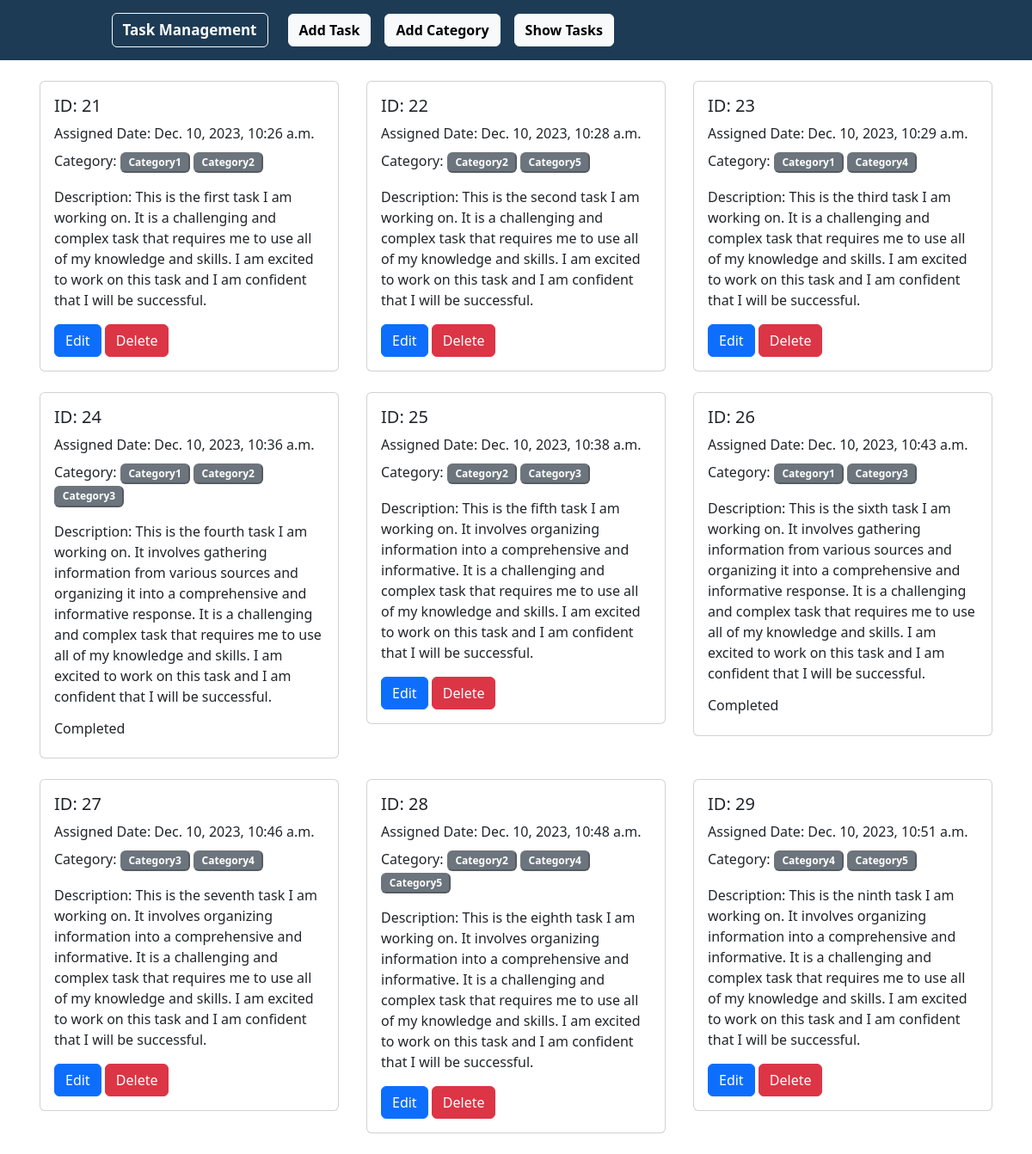
The page / on the database its author committed.
### task/models.py (models this page shows, shortened)
class TaskModel(models.Model):
    taskTitle = models.CharField(max_length=255)
    taskDescription = models.TextField()
    is_completed = models.BooleanField(default=False)
    taskAssignDate = models.DateTimeField(auto_now_add=True)
    category = models.ManyToManyField(CategoryModel)

### category/models.py (models this page shows, shortened)
class CategoryModel(models.Model):
    categoryName = models.CharField(max_length=255)

### TaskManagementSystem/views.py (the view)
# urls.py: path('', show_tasks, name='show_tasks'),
def show_tasks(request):
    tasks = TaskModel.objects.all()
    return render(request, 'show_tasks.html', {'tasks': tasks})

### templates/show_tasks.html (shortened to what this page needs)
{% extends 'base.html' %}
{% block content %}
<div class="container mt-n2">
  <div class="row">
      {% for task in tasks %}
          <div class="col-sm-4 mb-4">
              <div class="card mx-1">
                  <div class="card-body">
                      <h5 class="card-title">ID: {{ task.id }}</h5>
                      <p class="card-title">Assigned Date: {{ task.taskAssignDate }}</p>
                      <p>
                          Category:
                          {% if task.category.all %}
                              {% for cat in task.category.all %}
                                  <button class="badge bg-secondary" disabled>{{ cat.categoryName }}</button>
                              {% endfor %}
                          {% else %}
                              No Categories
                          {% endif %}
                      </p>
                      <p class="card-text">Description: {{ task.taskDescription }}</p>
                      {% if not task.is_completed %}
                          <a href="{% url 'edit_task' task.id %}" class="btn btn-primary">Edit</a>
                          <a href="{% url 'delete_task' task.id %}" class="btn btn-danger">Delete</a>
                      {% else %}
                          <h6>Completed</h6>
                      {% endif %}
                  </div>
              </div>
          </div>
      {% endfor %}
  </div>
</div>
{% endblock %}

### templates/base.html (shortened to what this page needs)
<!DOCTYPE html>
<html lang="en">
<head>
    <link href="https://cdn.jsdelivr.net/npm/bootstrap@5.3.2/dist/css/bootstrap.min.css" rel="stylesheet">
</head>
<body>
    <nav class="navbar navbar-expand-lg" style="background-color: #1d3b55">
        <div class="container-fluid">
          <button type="button" class="btn btn-outline-light" style="font-size: 17px; margin-left: 117.5px; margin-right: 15px;"><strong>Task Management</strong></button>
          <div class="collapse navbar-collapse" id="navbarNav">
            <ul class="navbar-nav">
              <li class="nav-item">
                <a class="nav-link active" aria-current="page" style="color: White;" href="{% url 'add_task' %}"><button type="button" class="btn btn-light"><strong>Add Task</button></strong></a>
              </li>
              <li class="nav-item">
                <a class="nav-link active" aria-current="page" style="color: White;" href="{% url 'add_category' %}"><button type="button" class="btn btn-light"><strong>Add Category</button></strong></a>
              </li>
              <li class="nav-item">
                <a class="nav-link active" aria-current="page" style="color: White;" href="{% url 'show_tasks' %}"><button type="button" class="btn btn-light"><strong>Show Tasks</button></strong></a>
              </li>
            </ul>
          </div>
        </div>
      </nav>
    <br>
    {% block content %}{% endblock %}
</body>
</html>

### rows shown on the page
TaskModel: id "21", taskAssignDate "Dec. 10, 2023, 10:26 a.m.", taskDescription "This is the first task I am working on. It is a challenging and complex task that requires me to use all of my knowledge and skills. I am excited to work on this task and I am confident that I will be successful.", is_completed "Edit"
CategoryModel: categoryName "Category1"
CategoryModel: categoryName "Category2"
TaskModel: id "22", taskAssignDate "Dec. 10, 2023, 10:28 a.m.", taskDescription "This is the second task I am working on. It is a challenging and complex task that requires me to use all of my knowledge and skills. I am excited to work on this task and I am confident that I will be successful.", is_completed "Edit"
CategoryModel: categoryName "Category5"
TaskModel: id "23", taskAssignDate "Dec. 10, 2023, 10:29 a.m.", taskDescription "This is the third task I am working on. It is a challenging and complex task that requires me to use all of my knowledge and skills. I am excited to work on this task and I am confident that I will be successful.", is_completed "Edit"
CategoryModel: categoryName "Category4"
TaskModel: id "24", taskAssignDate "Dec. 10, 2023, 10:36 a.m.", taskDescription "This is the fourth task I am working on. It involves gathering information from various sources and organizing it into a comprehensive and informative response. It is a challenging and complex task that requires me to use all of my knowledge and skills. I am excited to work on this task and I am confident that I will be successful.", is_completed "Completed"
CategoryModel: categoryName "Category3"
TaskModel: id "25", taskAssignDate "Dec. 10, 2023, 10:38 a.m.", taskDescription "This is the fifth task I am working on. It involves organizing information into a comprehensive and informative. It is a challenging and complex task that requires me to use all of my knowledge and skills. I am excited to work on this task and I am confident that I will be successful.", is_completed "Edit"
TaskModel: id "26", taskAssignDate "Dec. 10, 2023, 10:43 a.m.", taskDescription "This is the sixth task I am working on. It involves gathering information from various sources and organizing it into a comprehensive and informative response. It is a challenging and complex task that requires me to use all of my knowledge and skills. I am excited to work on this task and I am confident that I will be successful.", is_completed "Completed"
TaskModel: id "27", taskAssignDate "Dec. 10, 2023, 10:46 a.m.", taskDescription "This is the seventh task I am working on. It involves organizing information into a comprehensive and informative. It is a challenging and complex task that requires me to use all of my knowledge and skills. I am excited to work on this task and I am confident that I will be successful.", is_completed "Edit"
TaskModel: id "28", taskAssignDate "Dec. 10, 2023, 10:48 a.m.", taskDescription "This is the eighth task I am working on. It involves organizing information into a comprehensive and informative. It is a challenging and complex task that requires me to use all of my knowledge and skills. I am excited to work on this task and I am confident that I will be successful.", is_completed "Edit"
TaskModel: id "29", taskAssignDate "Dec. 10, 2023, 10:51 a.m.", taskDescription "This is the ninth task I am working on. It involves organizing information into a comprehensive and informative. It is a challenging and complex task that requires me to use all of my knowledge and skills. I am excited to work on this task and I am confident that I will be successful.", is_completed "Edit"
